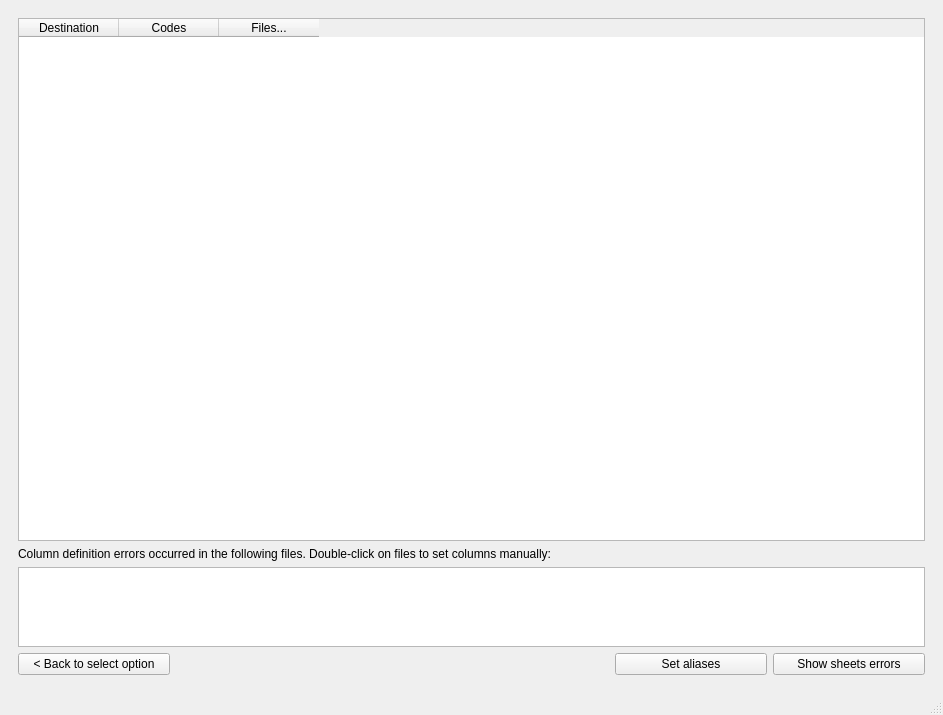
<?xml version="1.0" encoding="UTF-8"?>
<ui version="4.0">
 <class>MainWindow</class>
 <widget class="QMainWindow" name="MainWindow">
  <property name="geometry">
   <rect>
    <x>0</x>
    <y>0</y>
    <width>943</width>
    <height>715</height>
   </rect>
  </property>
  <property name="windowTitle">
   <string>Comporator</string>
  </property>
  <property name="windowOpacity">
   <double>1.000000000000000</double>
  </property>
  <property name="styleSheet">
   <string notr="true">QRadioButton {
	margin-left: 50px;
	height: 60px;
}
QRadioButton#radioButton {
	margin-top: 20px;
}

</string>
  </property>
  <widget class="QWidget" name="centralwidget">
   <layout class="QVBoxLayout" name="verticalLayout">
    <item>
     <widget class="QStackedWidget" name="stackedWidget">
      <property name="currentIndex">
       <number>2</number>
      </property>
      <widget class="QWidget" name="page_1">
       <layout class="QVBoxLayout" name="verticalLayout_2">
        <item>
         <widget class="QRadioButton" name="radioOpt1">
          <property name="sizePolicy">
           <sizepolicy hsizetype="Minimum" vsizetype="Fixed">
            <horstretch>0</horstretch>
            <verstretch>0</verstretch>
           </sizepolicy>
          </property>
          <property name="sizeIncrement">
           <size>
            <width>0</width>
            <height>0</height>
           </size>
          </property>
          <property name="text">
           <string>Create LCR from all Supplier Sheets</string>
          </property>
          <property name="checked">
           <bool>true</bool>
          </property>
         </widget>
        </item>
        <item>
         <widget class="QRadioButton" name="radioOpt2">
          <property name="text">
           <string>Customize</string>
          </property>
         </widget>
        </item>
        <item>
         <layout class="QFormLayout" name="formLayout">
          <property name="leftMargin">
           <number>50</number>
          </property>
          <property name="topMargin">
           <number>0</number>
          </property>
          <property name="rightMargin">
           <number>60</number>
          </property>
          <property name="bottomMargin">
           <number>15</number>
          </property>
          <item row="0" column="0">
           <widget class="QLabel" name="destlabel">
            <property name="enabled">
             <bool>false</bool>
            </property>
            <property name="text">
             <string>Enter the Destination:</string>
            </property>
           </widget>
          </item>
          <item row="0" column="1">
           <widget class="QLineEdit" name="destEdit">
            <property name="enabled">
             <bool>false</bool>
            </property>
            <property name="inputMask">
             <string/>
            </property>
            <property name="maxLength">
             <number>32767</number>
            </property>
           </widget>
          </item>
          <item row="1" column="0">
           <widget class="QLabel" name="codeLabel">
            <property name="enabled">
             <bool>false</bool>
            </property>
            <property name="text">
             <string>Enter the Dial Code:</string>
            </property>
           </widget>
          </item>
          <item row="1" column="1">
           <widget class="QLineEdit" name="codeEdit">
            <property name="enabled">
             <bool>false</bool>
            </property>
            <property name="inputMask">
             <string/>
            </property>
            <property name="text">
             <string/>
            </property>
            <property name="maxLength">
             <number>32767</number>
            </property>
            <property name="cursorPosition">
             <number>0</number>
            </property>
           </widget>
          </item>
          <item row="2" column="0">
           <widget class="QLabel" name="rateLabel">
            <property name="enabled">
             <bool>false</bool>
            </property>
            <property name="text">
             <string>Enter the Rate:</string>
            </property>
           </widget>
          </item>
          <item row="2" column="1">
           <widget class="QLineEdit" name="rateEdit">
            <property name="enabled">
             <bool>false</bool>
            </property>
            <property name="inputMask">
             <string/>
            </property>
            <property name="maxLength">
             <number>32767</number>
            </property>
           </widget>
          </item>
         </layout>
        </item>
        <item>
         <widget class="QRadioButton" name="radioButton">
          <property name="enabled">
           <bool>false</bool>
          </property>
          <property name="text">
           <string>Upload customer rate sheet</string>
          </property>
         </widget>
        </item>
        <item>
         <layout class="QHBoxLayout" name="horizontalLayout_2">
          <property name="sizeConstraint">
           <enum>QLayout::SetDefaultConstraint</enum>
          </property>
          <property name="rightMargin">
           <number>0</number>
          </property>
          <item>
           <spacer name="horizontalSpacer_2">
            <property name="orientation">
             <enum>Qt::Horizontal</enum>
            </property>
            <property name="sizeHint" stdset="0">
             <size>
              <width>40</width>
              <height>20</height>
             </size>
            </property>
           </spacer>
          </item>
          <item>
           <widget class="QPushButton" name="page1NextBtn">
            <property name="minimumSize">
             <size>
              <width>150</width>
              <height>0</height>
             </size>
            </property>
            <property name="text">
             <string>Next</string>
            </property>
           </widget>
          </item>
         </layout>
        </item>
       </layout>
      </widget>
      <widget class="QWidget" name="page_2">
       <layout class="QVBoxLayout" name="verticalLayout_3">
        <item>
         <widget class="QLabel" name="label">
          <property name="text">
           <string>Add sheets for creating LCR:</string>
          </property>
         </widget>
        </item>
        <item>
         <widget class="QListWidget" name="filesList">
          <property name="editTriggers">
           <set>QAbstractItemView::NoEditTriggers</set>
          </property>
          <property name="sortingEnabled">
           <bool>false</bool>
          </property>
         </widget>
        </item>
        <item>
         <layout class="QGridLayout" name="gridLayout">
          <property name="topMargin">
           <number>0</number>
          </property>
          <item row="1" column="2">
           <widget class="QPushButton" name="p2DellAllBtn">
            <property name="enabled">
             <bool>false</bool>
            </property>
            <property name="minimumSize">
             <size>
              <width>150</width>
              <height>0</height>
             </size>
            </property>
            <property name="text">
             <string>Delete all</string>
            </property>
           </widget>
          </item>
          <item row="0" column="0">
           <spacer name="horizontalSpacer">
            <property name="orientation">
             <enum>Qt::Horizontal</enum>
            </property>
            <property name="sizeHint" stdset="0">
             <size>
              <width>40</width>
              <height>20</height>
             </size>
            </property>
           </spacer>
          </item>
          <item row="1" column="3">
           <widget class="QPushButton" name="page2NextBtn">
            <property name="enabled">
             <bool>false</bool>
            </property>
            <property name="minimumSize">
             <size>
              <width>150</width>
              <height>0</height>
             </size>
            </property>
            <property name="text">
             <string>Next</string>
            </property>
           </widget>
          </item>
          <item row="0" column="3">
           <widget class="QPushButton" name="btnAddFiles">
            <property name="minimumSize">
             <size>
              <width>0</width>
              <height>0</height>
             </size>
            </property>
            <property name="text">
             <string>Add files</string>
            </property>
           </widget>
          </item>
          <item row="0" column="2">
           <widget class="QPushButton" name="btnDelFiles">
            <property name="enabled">
             <bool>false</bool>
            </property>
            <property name="minimumSize">
             <size>
              <width>0</width>
              <height>0</height>
             </size>
            </property>
            <property name="text">
             <string>Delete selected</string>
            </property>
           </widget>
          </item>
          <item row="1" column="1">
           <widget class="QPushButton" name="page2BackBtn">
            <property name="minimumSize">
             <size>
              <width>150</width>
              <height>0</height>
             </size>
            </property>
            <property name="text">
             <string>Back</string>
            </property>
           </widget>
          </item>
         </layout>
        </item>
       </layout>
      </widget>
      <widget class="QWidget" name="page_3">
       <layout class="QVBoxLayout" name="verticalLayout_4">
        <item>
         <widget class="QTableWidget" name="clrTable">
          <column>
           <property name="text">
            <string>Destination</string>
           </property>
          </column>
          <column>
           <property name="text">
            <string>Codes</string>
           </property>
          </column>
          <column>
           <property name="text">
            <string>Files...</string>
           </property>
          </column>
         </widget>
        </item>
        <item>
         <widget class="QLabel" name="clrErrorLabel">
          <property name="text">
           <string>Column definition errors occurred in the following files. Double-click on files to set columns manually:</string>
          </property>
         </widget>
        </item>
        <item>
         <layout class="QHBoxLayout" name="clrErrors">
          <property name="sizeConstraint">
           <enum>QLayout::SetDefaultConstraint</enum>
          </property>
          <item alignment="Qt::AlignTop">
           <widget class="QListWidget" name="clrUndefSheetslist">
            <property name="maximumSize">
             <size>
              <width>16777215</width>
              <height>80</height>
             </size>
            </property>
           </widget>
          </item>
         </layout>
        </item>
        <item>
         <layout class="QGridLayout" name="gridLayout_4">
          <item row="0" column="0">
           <widget class="QPushButton" name="page3GoBackBtn">
            <property name="minimumSize">
             <size>
              <width>152</width>
              <height>0</height>
             </size>
            </property>
            <property name="text">
             <string>&lt; Back to select option</string>
            </property>
           </widget>
          </item>
          <item row="0" column="3">
           <widget class="QPushButton" name="page3ShowErrorsBtn">
            <property name="minimumSize">
             <size>
              <width>152</width>
              <height>0</height>
             </size>
            </property>
            <property name="text">
             <string>Show sheets errors</string>
            </property>
           </widget>
          </item>
          <item row="0" column="1">
           <spacer name="horizontalSpacer_3">
            <property name="orientation">
             <enum>Qt::Horizontal</enum>
            </property>
            <property name="sizeHint" stdset="0">
             <size>
              <width>40</width>
              <height>20</height>
             </size>
            </property>
           </spacer>
          </item>
          <item row="0" column="2">
           <widget class="QPushButton" name="page3SetAliasesBtn">
            <property name="minimumSize">
             <size>
              <width>152</width>
              <height>0</height>
             </size>
            </property>
            <property name="text">
             <string>Set aliases</string>
            </property>
           </widget>
          </item>
         </layout>
        </item>
       </layout>
      </widget>
      <widget class="QWidget" name="page">
       <widget class="QProgressBar" name="progressBar">
        <property name="geometry">
         <rect>
          <x>40</x>
          <y>180</y>
          <width>741</width>
          <height>23</height>
         </rect>
        </property>
        <property name="value">
         <number>24</number>
        </property>
       </widget>
       <widget class="QPushButton" name="pushButton">
        <property name="geometry">
         <rect>
          <x>200</x>
          <y>100</y>
          <width>82</width>
          <height>28</height>
         </rect>
        </property>
        <property name="text">
         <string>PushButton</string>
        </property>
       </widget>
      </widget>
     </widget>
    </item>
   </layout>
  </widget>
  <widget class="QMenuBar" name="menubar">
   <property name="geometry">
    <rect>
     <x>0</x>
     <y>0</y>
     <width>943</width>
     <height>22</height>
    </rect>
   </property>
  </widget>
  <widget class="QStatusBar" name="statusbar"/>
 </widget>
 <tabstops>
  <tabstop>radioOpt1</tabstop>
  <tabstop>codeEdit</tabstop>
  <tabstop>radioOpt2</tabstop>
  <tabstop>rateEdit</tabstop>
  <tabstop>page1NextBtn</tabstop>
  <tabstop>filesList</tabstop>
  <tabstop>destEdit</tabstop>
 </tabstops>
 <resources/>
 <connections>
  <connection>
   <sender>radioOpt2</sender>
   <signal>toggled(bool)</signal>
   <receiver>destlabel</receiver>
   <slot>setEnabled(bool)</slot>
   <hints>
    <hint type="sourcelabel">
     <x>134</x>
     <y>135</y>
    </hint>
    <hint type="destinationlabel">
     <x>170</x>
     <y>186</y>
    </hint>
   </hints>
  </connection>
  <connection>
   <sender>radioOpt2</sender>
   <signal>toggled(bool)</signal>
   <receiver>codeLabel</receiver>
   <slot>setEnabled(bool)</slot>
   <hints>
    <hint type="sourcelabel">
     <x>117</x>
     <y>144</y>
    </hint>
    <hint type="destinationlabel">
     <x>130</x>
     <y>214</y>
    </hint>
   </hints>
  </connection>
  <connection>
   <sender>radioOpt2</sender>
   <signal>toggled(bool)</signal>
   <receiver>rateLabel</receiver>
   <slot>setEnabled(bool)</slot>
   <hints>
    <hint type="sourcelabel">
     <x>88</x>
     <y>157</y>
    </hint>
    <hint type="destinationlabel">
     <x>103</x>
     <y>255</y>
    </hint>
   </hints>
  </connection>
  <connection>
   <sender>radioOpt2</sender>
   <signal>toggled(bool)</signal>
   <receiver>destEdit</receiver>
   <slot>setEnabled(bool)</slot>
   <hints>
    <hint type="sourcelabel">
     <x>243</x>
     <y>142</y>
    </hint>
    <hint type="destinationlabel">
     <x>274</x>
     <y>189</y>
    </hint>
   </hints>
  </connection>
  <connection>
   <sender>radioOpt2</sender>
   <signal>toggled(bool)</signal>
   <receiver>codeEdit</receiver>
   <slot>setEnabled(bool)</slot>
   <hints>
    <hint type="sourcelabel">
     <x>344</x>
     <y>143</y>
    </hint>
    <hint type="destinationlabel">
     <x>344</x>
     <y>219</y>
    </hint>
   </hints>
  </connection>
  <connection>
   <sender>radioOpt2</sender>
   <signal>toggled(bool)</signal>
   <receiver>rateEdit</receiver>
   <slot>setEnabled(bool)</slot>
   <hints>
    <hint type="sourcelabel">
     <x>447</x>
     <y>143</y>
    </hint>
    <hint type="destinationlabel">
     <x>444</x>
     <y>248</y>
    </hint>
   </hints>
  </connection>
 </connections>
</ui>
